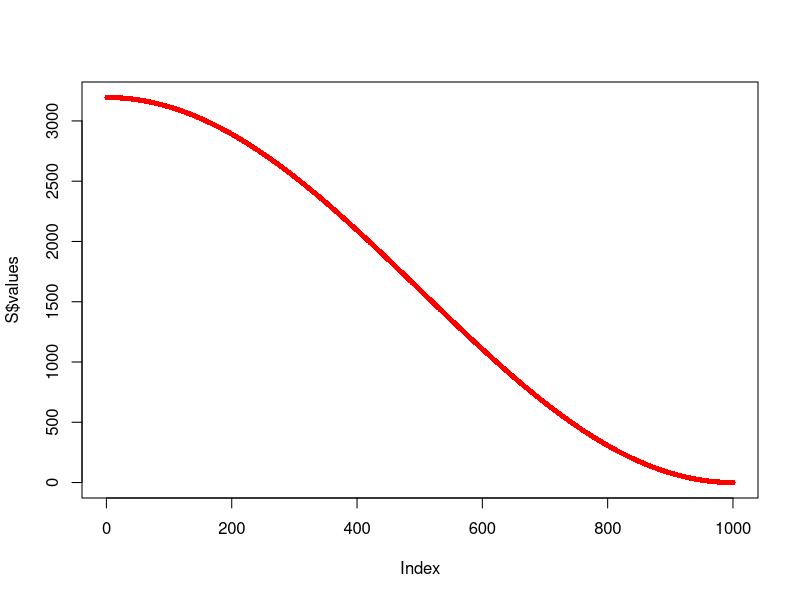
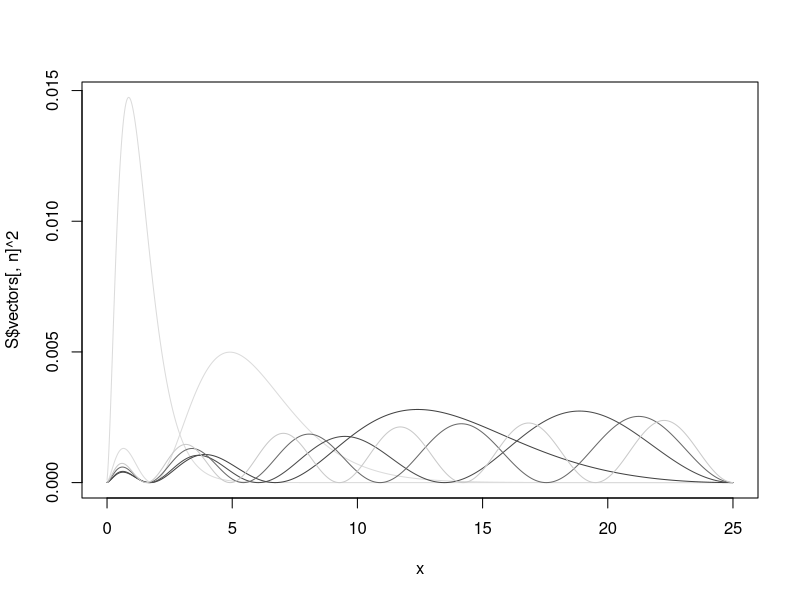

These figures' R source, in order:
# __________________________________________________________________________________________________
# 
# autor: Pedro Guarderas
# email: ajusworkopensource@gmail.com
# file: session_19.R
# 
# This program is free software; you can redistribute it and/or modify it under the 
# terms of the GNU General Public License as published by the Free Software Foundation; 
# either version 2 of the License, or (at your option) any later version.
# __________________________________________________________________________________________________


# __________________________________________________________________________________________________
# Solving Schrödinger radial equation for the hydrogen atom
# Discretization in Bohr radius
R<-25
r<-0
n<-1000
x<-seq(r,R,length.out = n)
h<-(R-r)/(n-1)

Vf<-function( x ) {
  return( 1/sqrt((x^2)) )
}

V<-sapply( x, FUN = Vf )
V[1]<-V[2]
V<-diag( V )

L<-diag( 2, n, n )
for ( i in 1:(n-1) ) {
  L[i,i+1]<--1
  L[i+1,i]<--1
}
L<-(1/(h^2))*L

me<-9.10938356e-31
mp<-1.6726219e-27
mr<-mp*me / ( mp + me )
k<-me/mr
# Hamiltonian definition
H<-0.5 * k * L - V
# Solving problem
S<-eigen( H, symmetric = TRUE )

#___________________________________________________________________________________________________
# Plots
X11()
plot( S$values, col = 'red', pch = 16, cex = 0.7 )


m<-6
cols<-sample( colors()[ grepl('magenta', colors() ) | 
                          grepl('grey', colors() ) ], m )
X11()
plot( x, S$vectors[,n]^2, type = 'l', col = cols[1] )
for ( i in (n-1):(n-m+1) ) {
  points( x, S$vectors[,i]^2, type = 'l', col = cols[n-i] )
}

# Checking normalization
summary( colSums( S$vectors^2 ) )
